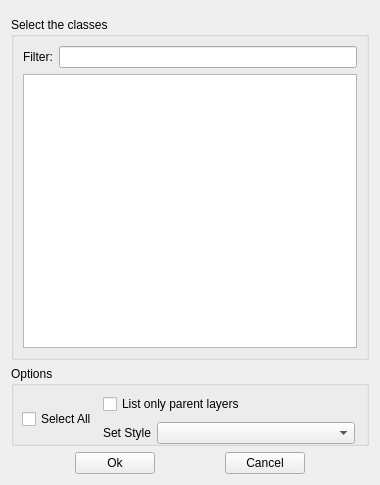
<?xml version="1.0" encoding="UTF-8"?>
<ui version="4.0">
 <author>Ten Borba</author>
 <class>LoadByClass</class>
 <widget class="QWidget" name="LoadByClass">
  <property name="geometry">
   <rect>
    <x>0</x>
    <y>0</y>
    <width>380</width>
    <height>485</height>
   </rect>
  </property>
  <property name="sizePolicy">
   <sizepolicy hsizetype="Minimum" vsizetype="Minimum">
    <horstretch>0</horstretch>
    <verstretch>0</verstretch>
   </sizepolicy>
  </property>
  <property name="minimumSize">
   <size>
    <width>380</width>
    <height>0</height>
   </size>
  </property>
  <property name="maximumSize">
   <size>
    <width>1000</width>
    <height>1000</height>
   </size>
  </property>
  <property name="windowTitle">
   <string>Load by Class</string>
  </property>
  <layout class="QGridLayout" name="gridLayout_4">
   <item row="0" column="0">
    <widget class="ConnectionWidget" name="widget" native="true"/>
   </item>
   <item row="1" column="0">
    <layout class="QGridLayout" name="gridLayout_3">
     <item row="0" column="0">
      <widget class="QGroupBox" name="groupBox">
       <property name="title">
        <string>Select the classes</string>
       </property>
       <layout class="QGridLayout" name="gridLayout">
        <item row="0" column="0">
         <widget class="QLabel" name="label">
          <property name="text">
           <string>Filter:</string>
          </property>
         </widget>
        </item>
        <item row="0" column="1">
         <widget class="QLineEdit" name="filterEdit"/>
        </item>
        <item row="1" column="0" colspan="2">
         <layout class="QHBoxLayout" name="horizontalLayout_3">
          <item>
           <widget class="QListWidget" name="classesListWidget">
            <property name="selectionMode">
             <enum>QAbstractItemView::MultiSelection</enum>
            </property>
           </widget>
          </item>
         </layout>
        </item>
       </layout>
      </widget>
     </item>
    </layout>
   </item>
   <item row="2" column="0">
    <layout class="QGridLayout" name="gridLayout_2">
     <item row="0" column="0">
      <widget class="QGroupBox" name="groupBox_3">
       <property name="sizePolicy">
        <sizepolicy hsizetype="Preferred" vsizetype="Preferred">
         <horstretch>0</horstretch>
         <verstretch>0</verstretch>
        </sizepolicy>
       </property>
       <property name="minimumSize">
        <size>
         <width>350</width>
         <height>80</height>
        </size>
       </property>
       <property name="maximumSize">
        <size>
         <width>360</width>
         <height>100</height>
        </size>
       </property>
       <property name="title">
        <string>Options</string>
       </property>
       <widget class="QWidget" name="layoutWidget">
        <property name="geometry">
         <rect>
          <x>11</x>
          <y>26</y>
          <width>333</width>
          <height>55</height>
         </rect>
        </property>
        <layout class="QHBoxLayout" name="horizontalLayout_2">
         <item>
          <layout class="QVBoxLayout" name="verticalLayout">
           <item>
            <widget class="QCheckBox" name="selectAllCheck">
             <property name="text">
              <string>Select All</string>
             </property>
            </widget>
           </item>
          </layout>
         </item>
         <item>
          <layout class="QVBoxLayout" name="verticalLayout_2">
           <item>
            <widget class="QCheckBox" name="onlyParentsCheckBox">
             <property name="sizePolicy">
              <sizepolicy hsizetype="MinimumExpanding" vsizetype="Fixed">
               <horstretch>0</horstretch>
               <verstretch>0</verstretch>
              </sizepolicy>
             </property>
             <property name="minimumSize">
              <size>
               <width>100</width>
               <height>0</height>
              </size>
             </property>
             <property name="text">
              <string>List only parent layers</string>
             </property>
            </widget>
           </item>
           <item>
            <layout class="QHBoxLayout" name="horizontalLayout">
             <item>
              <widget class="QLabel" name="label_2">
               <property name="sizePolicy">
                <sizepolicy hsizetype="Fixed" vsizetype="Fixed">
                 <horstretch>0</horstretch>
                 <verstretch>0</verstretch>
                </sizepolicy>
               </property>
               <property name="text">
                <string>Set Style</string>
               </property>
              </widget>
             </item>
             <item>
              <widget class="QComboBox" name="styleComboBox">
               <property name="sizePolicy">
                <sizepolicy hsizetype="MinimumExpanding" vsizetype="Fixed">
                 <horstretch>0</horstretch>
                 <verstretch>0</verstretch>
                </sizepolicy>
               </property>
               <property name="minimumSize">
                <size>
                 <width>100</width>
                 <height>0</height>
                </size>
               </property>
              </widget>
             </item>
            </layout>
           </item>
          </layout>
         </item>
        </layout>
       </widget>
      </widget>
     </item>
    </layout>
   </item>
   <item row="3" column="0">
    <layout class="QHBoxLayout" name="horizontalLayout_9">
     <item>
      <spacer name="horizontalSpacer_14">
       <property name="orientation">
        <enum>Qt::Horizontal</enum>
       </property>
       <property name="sizeHint" stdset="0">
        <size>
         <width>40</width>
         <height>20</height>
        </size>
       </property>
      </spacer>
     </item>
     <item>
      <widget class="QPushButton" name="pushButtonOk">
       <property name="text">
        <string>Ok</string>
       </property>
      </widget>
     </item>
     <item>
      <spacer name="horizontalSpacer_15">
       <property name="orientation">
        <enum>Qt::Horizontal</enum>
       </property>
       <property name="sizeHint" stdset="0">
        <size>
         <width>40</width>
         <height>20</height>
        </size>
       </property>
      </spacer>
     </item>
     <item>
      <widget class="QPushButton" name="pushButtonCancel">
       <property name="text">
        <string>Cancel</string>
       </property>
      </widget>
     </item>
     <item>
      <spacer name="horizontalSpacer_16">
       <property name="orientation">
        <enum>Qt::Horizontal</enum>
       </property>
       <property name="sizeHint" stdset="0">
        <size>
         <width>40</width>
         <height>20</height>
        </size>
       </property>
      </spacer>
     </item>
    </layout>
   </item>
  </layout>
 </widget>
 <customwidgets>
  <customwidget>
   <class>ConnectionWidget</class>
   <extends>QWidget</extends>
   <header>DsgTools.gui.CustomWidgets.connectionWidget.h</header>
   <container>1</container>
  </customwidget>
 </customwidgets>
 <resources/>
 <connections/>
 <slots>
  <signal>signal1()</signal>
 </slots>
</ui>
